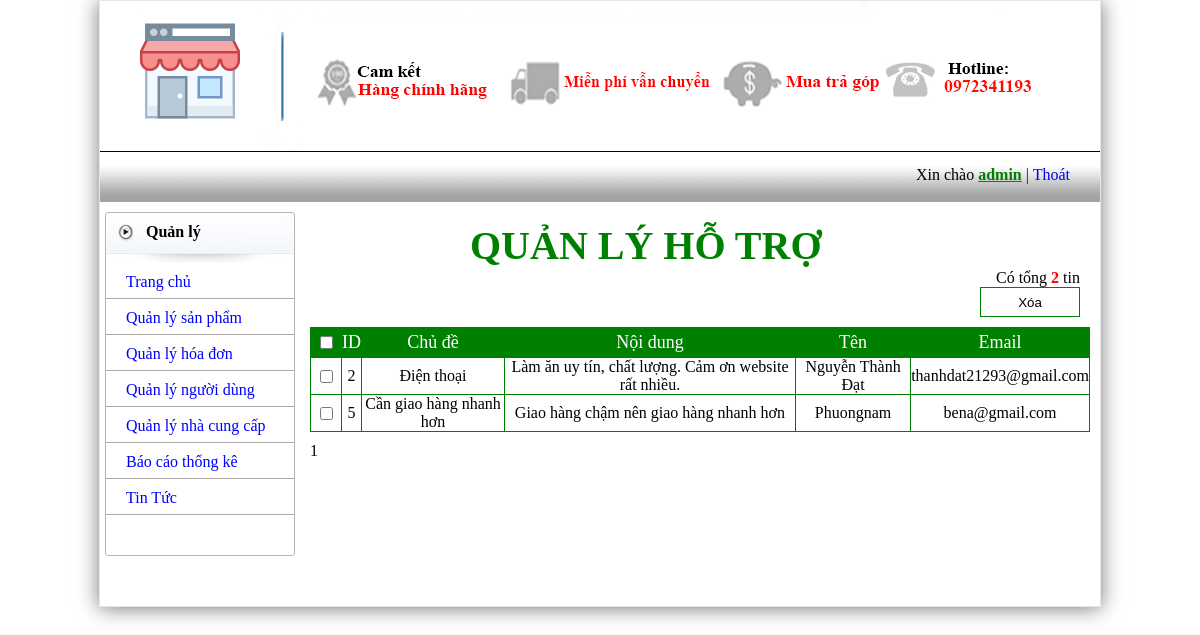
The app's page /admin/admin.php?admin=hienthiht (signed in) with its own data.
### tables this page shows
CREATE TABLE `hotro` (
  `idht` int(11) NOT NULL,
  `chude` varchar(255) NOT NULL,
  `noidung` text NOT NULL,
  `hoten` varchar(50) NOT NULL,
  `dienthoai` int(11) NOT NULL,
  `email` varchar(255) NOT NULL,
  `ngaygui` date NOT NULL
);

### admin/hotro.php (the view, shortened to what this page needs)
<link rel="stylesheet" href="css/hienthi_sp.css">
<?php
	include ('../include/connect.php');
    $select = "select * from hotro ";
    $query = $link->query($select);
    $dem = mysqli_num_rows($query);
?>
<div class="quanlysp">
	<h3>QUẢN LÝ HỖ TRỢ</h3>
	<p>Có tổng <font color=red><b><?php echo $dem ?></b></font> tin</p>
	<form action="admin.php?admin=xulyht" method="post">
		<div id="check">
			<p>
				<input type="submit" name="xoa" value="Xóa" />
			</p>
		</div>
</div>
<table>
    <tr class='tieude_hienthi_sp'>
		<td width="30"><input type="checkbox" name="check"  class="checkbox" onclick="checkall('item', this)"></td>
        <td>ID</td>
        <td>Chủ đề</td>
        <td>Nội dung</td>
        <td>Tên</td>
        <td>Email</td>
    </tr>
    <?php
		if(!isset($_GET['page'])){
		$page = 1;
		} else {
		$page = $_GET['page'];
		}
		$max_results = 10;
		$from = (($page * $max_results) - $max_results);
		$sql = $link->query("SELECT * FROM hotro LIMIT $from, $max_results");
    if($dem > 0)
        while ($bien = mysqli_fetch_array($sql))
        {
?>
            <tr class='noidung_hienthi_sp'>
				<td class="masp_hienthi_sp"><input type="checkbox" name="id[]" class="item" class="checkbox" value="<?=$bien['idht']?>"/></td>
                <td class="masp_hienthi_sp"><?php  echo $bien['idht'] ?></td>
                <td class="stt_hienthi_sp"><?php echo $bien['chude'] ?></td>
                <td class="img_hienthi_sp"> <?php echo $bien['noidung'] ?>  </td>
				<td class="sl_hienthi_sp"><?php echo $bien['hoten'] ?></td>
				<td class="sl_hienthi_sp"><?php echo $bien['email'] ?></td>
			</tr>
<?php
    }
    else echo "<tr><td colspan='6'>Không có tin nào</td></tr>";
?>
</table>
	<div id="phantrang_sp">
	<?php
			$total_results = mysqli_num_rows($link->query("SELECT *FROM hotro"));
			$total_pages = ceil($total_results / $max_results);
			for($i = 1; $i <= $total_pages; $i++){
			if(($page) == $i){
			echo "$i&nbsp;";
			} else {
			echo "<a href=\"".$_SERVER['PHP_SELF']."?admin=hienthiht&page=$i\"><button class='so'>$i</button></a>&nbsp;";
			}
			}
	?>
	</div>

### admin/css/index.css (style rules this page uses)
* { margin:0; padding:0; }
table { margin: 0; padding: 0; text-indent:0; }
body { font-family:tahoma; }
#check { width:100%; height:auto;overflow:hidden }
#check p input { width:100px; height:30px; cursor:pointer; background:white; border:1px solid green; }

### admin/css/hienthi_sp.css (style rules this page uses)
.quanlysp { padding:10px 10px; }
.quanlysp h3 { font-size:40px; padding-left:150px; color:green; }
.quanlysp p { float:right; }
table { text-align:center; width:780px; height:auto; border-collapse:collapse; }
tr td { border:1px solid green; }
tr.tieude_hienthi_sp td { color:white; background: green; height:30px; font-size:18px; }
#phantrang_sp { float:left; padding-top:10px; }

### records on screen
hotro: idht "2", chude "Điện thoại", noidung "Làm ăn uy tín, chất lượng. Cảm ơn website rất nhiều.", hoten "Nguyễn Thành Đạt", email "thanhdat21293@gmail.com"
hotro: idht "5", chude "Cần giao hàng nhanh hơn", noidung "Giao hàng chậm nên giao hàng nhanh hơn", hoten "Phuongnam", email "bena@gmail.com"

### other values on screen
$_SESSION['username'] "admin"
$dem "2"
